Frame 1 (no input): blank canvas, image omitted
Frame 60 (no input): blank canvas, image omitted
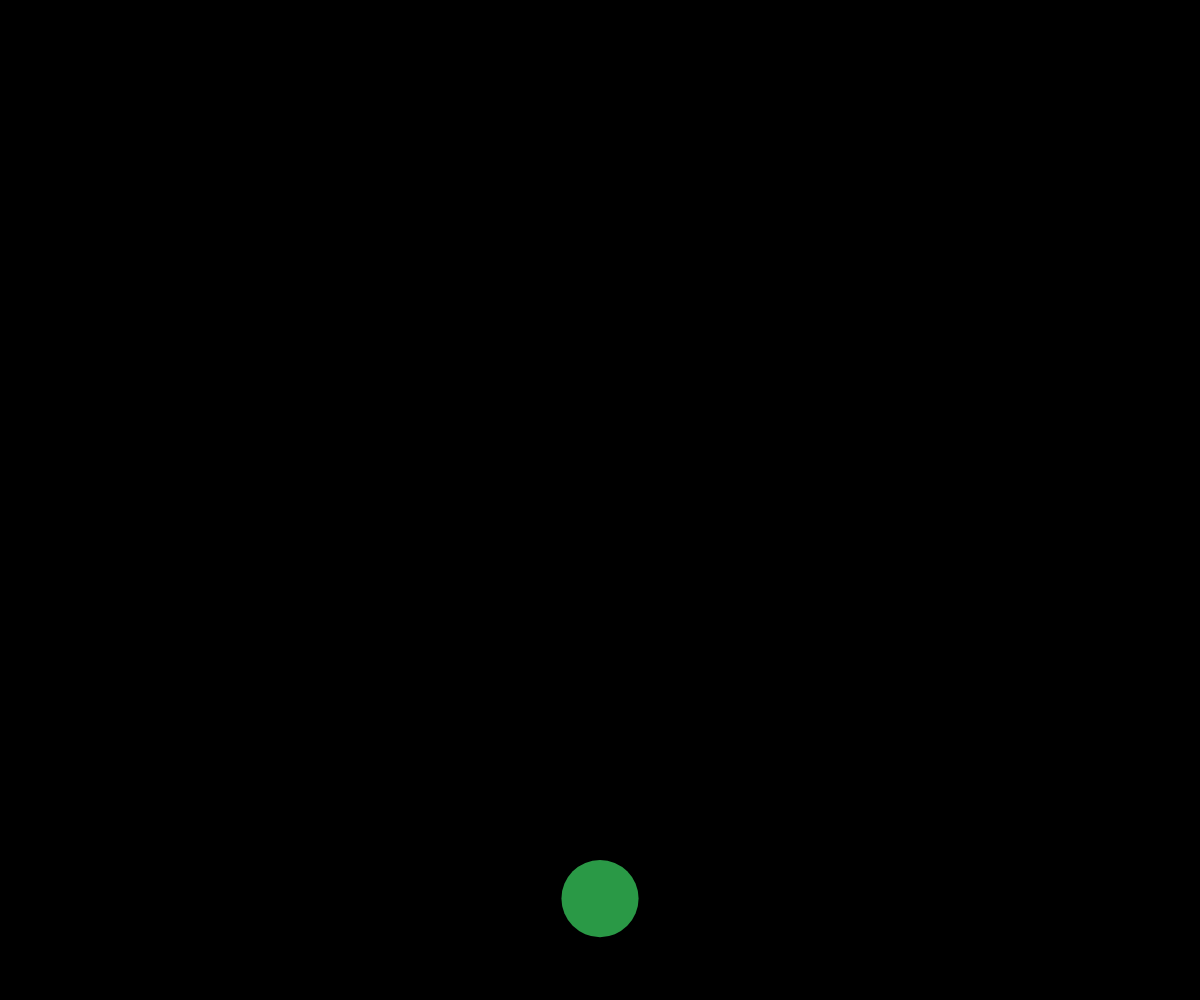
Frame 120 (the mouse pressed at the canvas centre since frame 60)

The p5.js sketch whose frames 1 and 60 were blank and that drew this single picture after the mouse press (run headless with seeded random() and noise() and a simulated clock; from frame 60 on, the mouse is pressed at the canvas centre):

// p5.js sketch
// ── sketch.js
//Array demo
//Donovan Simmons.
//Sept 25, 2019.
//
//Extra For Experts.

let shapes = [];

function setup() {
  createCanvas(windowWidth, windowHeight);
}

function draw() {
  background(0);
  for (let i = 0; i<shapes.length; i++){
    shapes[i].y += shapes[i].dy;

    noStroke();
    fill(shapes[i].color);
    ellipse(shapes[i].x, shapes[i].y, shapes[i].radius*2, shapes[i].radius*2)
  }
}

function mousePressed(){
  let someShape = {
    x: mouseX,
    y: mouseY,
    radius: random(10, 50),
    color: color(random(255), random(255), random(255), random(255)),
    dy: random(1, 20)
  };

  shapes.push(someShape);
}
